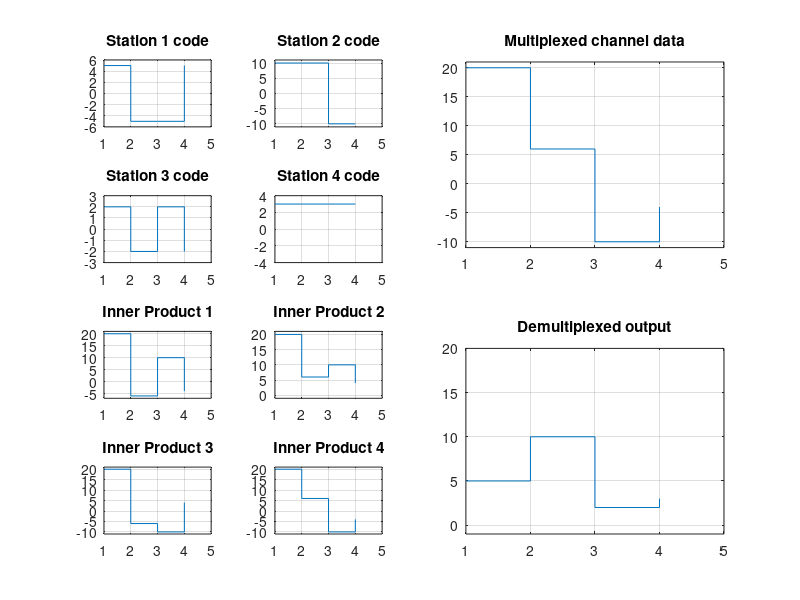

This chart was generated by the following MATLAB code:
%CDMA.
clc;
clear all;
close all;
bits = [5 10 2 3];
walsh = [1 -1 -1 1; 1 1 -1 -1; 1 -1 1 -1; 1 1 1 1];
d = zeros(1,4);
encrypt = zeros(4,4);
for i = 1:4
    for j = 1:4
        encrypt(i,j) = bits(i)*walsh(i,j);
        d(j) = d(j)+encrypt(i,j);
    end
end

figure(1);
subplot(4,4,1);
stairs(encrypt(1,:));
title('Station 1 code');
xlim([1 5]);
ylim([-6 6]);
grid();

subplot(4,4,2);
stairs(encrypt(2,:));
title('Station 2 code');
xlim([1 5]);
ylim([-11 11]);
grid();

subplot(4,4,5);
stairs(encrypt(3,:));
title('Station 3 code');
xlim([1 5]);
ylim([-3 3]);
grid();

subplot(4,4,6);
stairs(encrypt(4,:));
title('Station 4 code');
xlim([1 5]);
ylim([-4 4]);
grid();

subplot(2,2,2);
stairs(d);
title('Multiplexed channel data');
xlim([1 5]);
ylim([-11 21]);
grid();

demux = [0 0 0 0];
inner = zeros(4,4);
for i = 1:4
    for j = 1:4
        inner(i,j) = d(j)*walsh(i,j);
        demux(i) = demux(i)+d(j)*walsh(i,j);
    end
end
demux = demux/4;

subplot(4,4,9);
stairs(inner(1,:));
title('Inner Product 1');
xlim([1 5]);
ylim([-7 21]);
grid();

subplot(4,4,10);
stairs(inner(2,:));
title('Inner Product 2');
xlim([1 5]);
ylim([-1 21]);
grid();

subplot(4,4,13);
stairs(inner(3,:));
title('Inner Product 3');
xlim([1 5]);
ylim([-11 21]);
grid();

subplot(4,4,14);
stairs(inner(4,:));
title('Inner Product 4');
xlim([1 5]);
ylim([-11 21]);
grid();

subplot(2,2,4);
stairs(demux);
title('Demultiplexed output');
xlim([1 5]);
ylim([-1 20]);
grid();